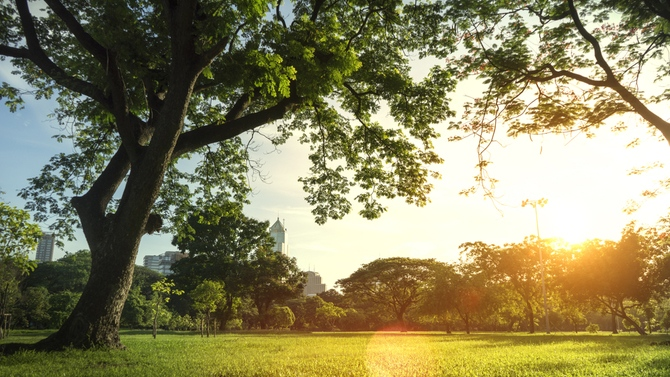
#> input picture data/imgs/arbre.jpg, 670 x 377 px; its folder holds only this picture in this run
$ python main.py
#> lines starting #> are read from the running program, lines starting #| are printed output that depends on the picture
### filters/grayscale.py
import cv2


def filter_grayscale(image):
    """
    Fonction permettant d'appliquer un filtre N&B à l'image.
    Try except permet de gérer les erreurs et de ne pas arrêter le programme.
    :param image: Appliquer le filtre N&B sur l'image.
    :return: Renvoie l'image filtrée et la stock dans le dossier data/output.
    """
    try:
        image_gray = cv2.cvtColor(image, cv2.COLOR_BGR2GRAY)

        return image_gray
    except cv2.error as e:
        print('Fichier inexsistant')

### filters/blur.py
import cv2


def filter_blur(image):
    """
    Fonction permettant d'appliquer un filtre flou à l'image.
    Try except permet de gérer les erreurs et de ne pas arrêter le programme.
    :param image: Appliquer le filtre flou sur l'image.
    :return: Renvoie l'image filtrée et l'enregistre dans le dossier data/output.
    """
    try:
        gaussian_blur = cv2.GaussianBlur(image, (77, 13), 0)

        return gaussian_blur
    except cv2.error as e:
        print("Le fichier n'est pas une image")

### filters/dilate.py
import cv2
import numpy as np


def filter_dilate(image):
    """
    Fonction permettant d'appliquer un filtre de dilatation à l'image.
    Try except permet de gérer les erreurs et de ne pas arrêter le programme.
    :param image: Appliquer le filtre de dilatation sur l'image.
    :return: Renvoie l'image filtrée et la stock dans le dossier data/output.
    """
    try:
        kernel = np.ones((7, 7), 'uint8')

        dilate_image = cv2.dilate(image, kernel, iterations=2)
        #cv2.imshow('Dilated Image', dilate_image)
        #cv2.waitKey(0)
        #cv2.destroyAllWindows()

        return dilate_image
    except ValueError as e:
        print("Dimension non valide")

### logger.py
from datetime import datetime


# Variable permettant de récupérer et stocker les messages dans imagefilter.log
log_file = "imagefilter.log"

def log(msg):
    """
    Fonction permettant de répertorier les actions du code
    dans un fichier imagefilter.log.
    :param msg: Message apparaissant dnas le fichier .log avec la date et heure.
    """
    now = datetime.now()
    timestamp = now.strftime('%Y/%m/%d %H:%M:%S')
    formatted = f'{timestamp} - {msg}'
    with open(log_file, 'a') as f:
        f.write(formatted + '\n')

### main.py
import cv2
import os
import sys
import logger
from filters import grayscale, blur, dilate


# Variable permettant de récupérer et stocker les images originales.
input_dir = "data/imgs"


# Permets de récupérer et d'afficher les arguments grâce à la CLI.
args = sys.argv
print(f"args={args}")
for i in range(0, len(args)):
    print(args[i])
    if args[i] == '-h':
        print('Aide de mon programme :')
        print("-i : Le dossier d'images originales à filtrer")
        print("-o : Le dossier d'images filtrées et enregistrées.")
        sys.exit()

    if args[i] == '-i' and len(args) >= i + 1:
        print("Dossier d'images originales à filtrer :")
        print("Ce dossier contient les images originales qui doivent être filtrées.")
        print("Plusieurs filtres sont disponibles :")
        print("- Grayscale permet d'appliquer un flitre noir et blanc,")
        print("- Blur permet d'appliquer un filtre flou,")
        print("- Dilate permet de dilater l'image.")
        print("Une fois le filtre appliqué, l'image filtré est automatiquement enregistrer dans le dossier data/output.")
        i = 0

    if args[i] == '-o' and len(args) >= i + 1:
        print("Dossier d'images filtrées et enregistrées :")
        print("Ce dossier contient les images filtrées et enregistrées.")
        print("Une fois le filtre appliqué, l'image filtré est automatiquement enregistrer dans ce dossier (data/output).")
        i = 0


# Parcours la liste et ajoute chaque filtres à chaques images.
files = os.listdir(input_dir)
print(files)
for f in files:
    file_path = f"{input_dir}/{f}"

    # 1. Ouvrir le fichier => extraire l'image
    # image => image originale
    image = cv2.imread(file_path)
#> image is the input picture: shape (377, 670, 3); mean B, G, R 95.1, 132.4, 137.5
    logger.log(f'Ouverture du fichier {file_path}')

    # 2. Appliquer le filtre sur l'image
    # image => maintenant l'image est filtrée
    image = grayscale.filter_grayscale(image)
#> in filter_grayscale, `image_gray = cv2.cvtColor(image, cv2.COLOR_BGR2GRAY)`:
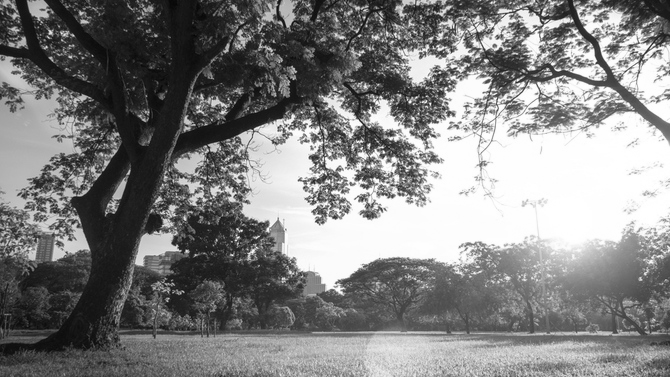
#> image_gray: shape (377, 670); min 4, max 255, mean 129.7
    image = blur.filter_blur(image)
#> in filter_blur, `gaussian_blur = cv2.GaussianBlur(image, (77, 13), 0)`:
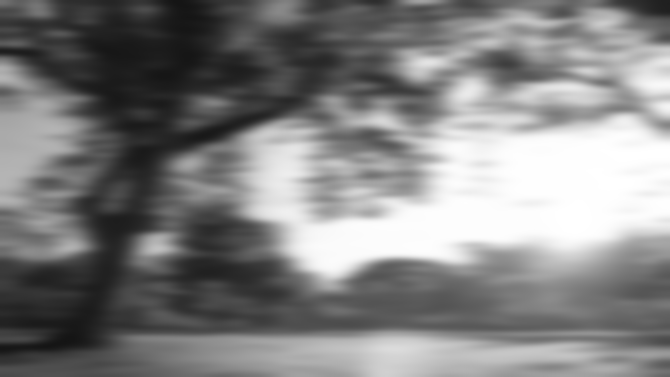
#> gaussian_blur: shape (377, 670); min 20, max 255, mean 129.7
    image = dilate.filter_dilate(image)
#> in filter_dilate, `dilate_image = cv2.dilate(image, kernel, iterations=2)`:
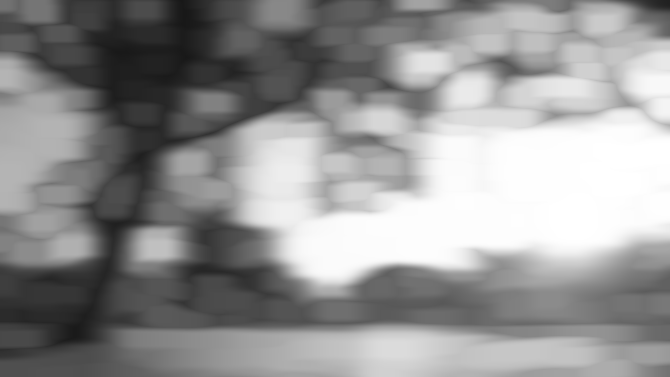
#> dilate_image: shape (377, 670); min 24, max 255, mean 147.4
    logger.log(f'Application du filtre {file_path}')

    # 3. Enregister l'image filtrée dans le dossier
    cv2.imwrite(f"data/output/{f}",image)
    logger.log(f"Enregistrement de l'image {file_path}")

$ run again, on data/imgs/montagne.jpg
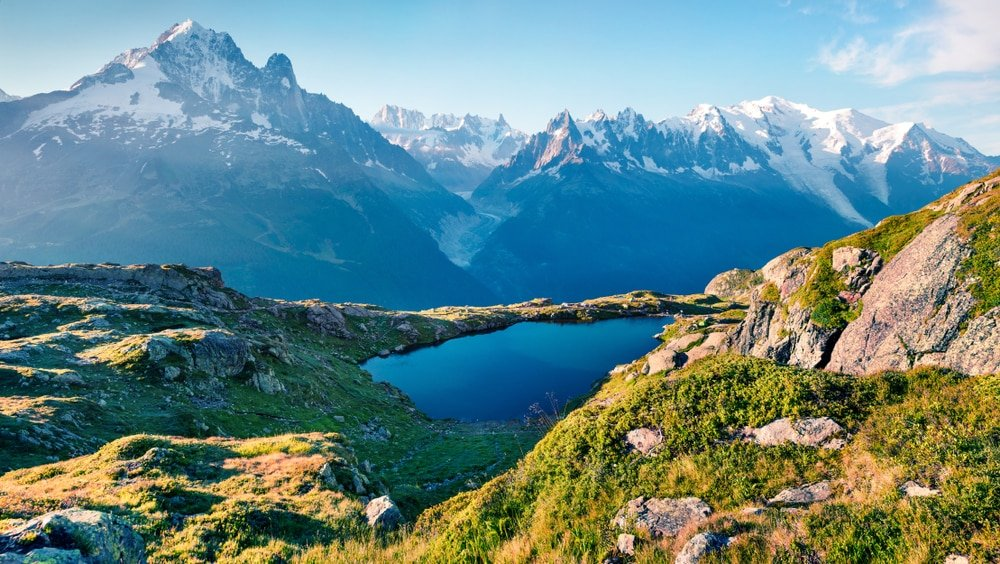
#> input picture data/imgs/montagne.jpg, 1000 x 564 px
#> image is the input picture: shape (564, 1000, 3); mean B, G, R 135.1, 135.7, 103.2
#> in filter_blur, `gaussian_blur = cv2.GaussianBlur(image, (77, 13), 0)`:
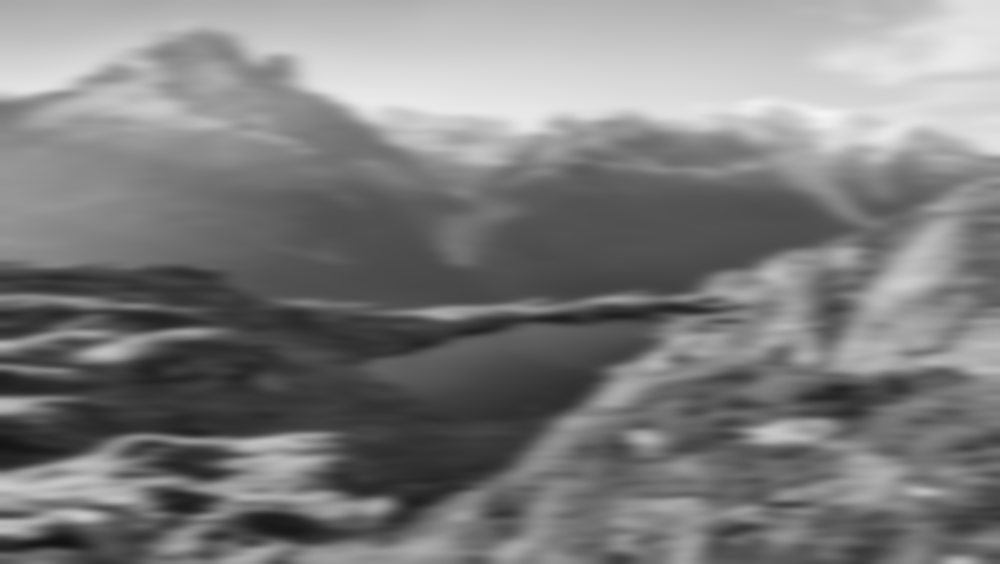
#> gaussian_blur: shape (564, 1000); min 17, max 245, mean 125.9
#> in filter_dilate, `dilate_image = cv2.dilate(image, kernel, iterations=2)`:
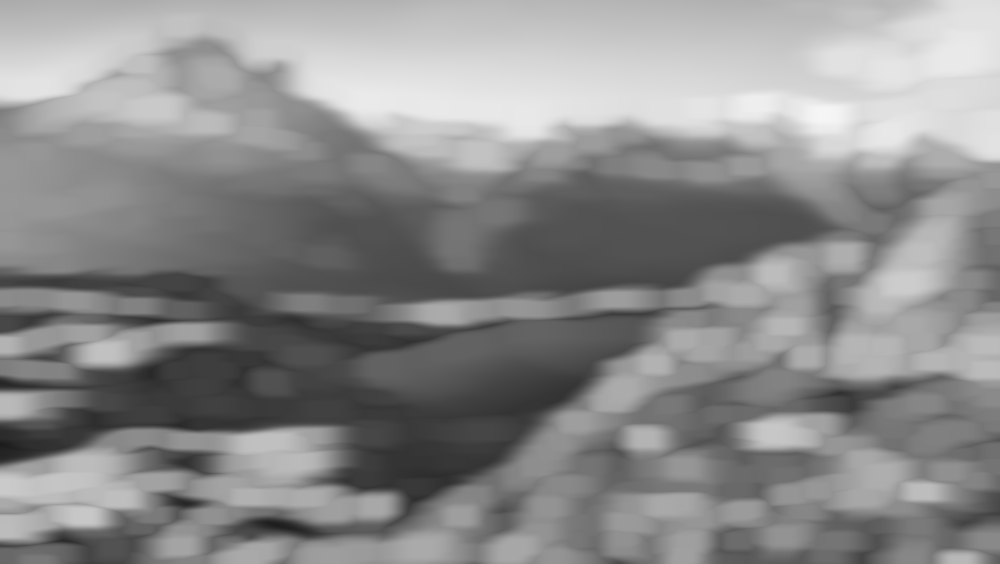
#> dilate_image: shape (564, 1000); min 27, max 245, mean 139.6

$ run again, on data/imgs/neige.jpg
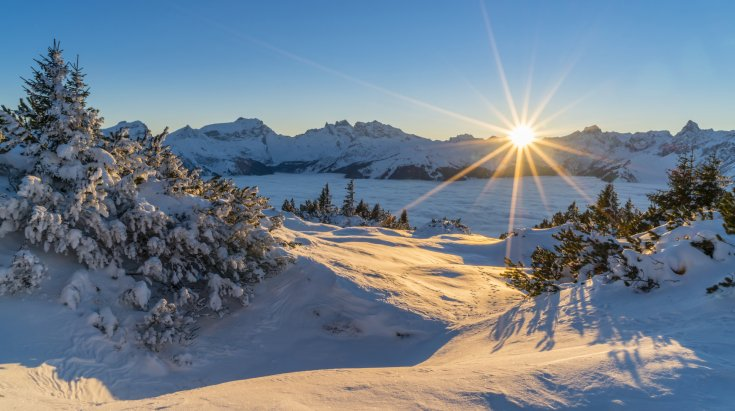
#> input picture data/imgs/neige.jpg, 735 x 411 px
#> image is the input picture: shape (411, 735, 3); mean B, G, R 140.9, 126.5, 112.2
#> in filter_blur, `gaussian_blur = cv2.GaussianBlur(image, (77, 13), 0)`:
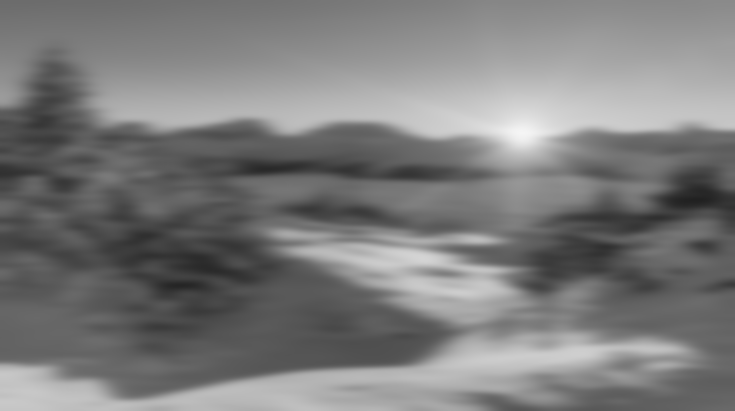
#> gaussian_blur: shape (411, 735); min 33, max 245, mean 123.8
#> in filter_dilate, `dilate_image = cv2.dilate(image, kernel, iterations=2)`:
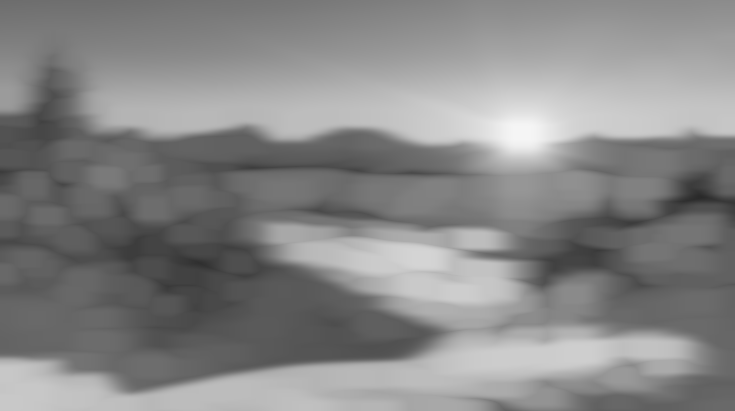
#> dilate_image: shape (411, 735); min 41, max 245, mean 134.8

$ run again, on data/imgs/automne.jpg
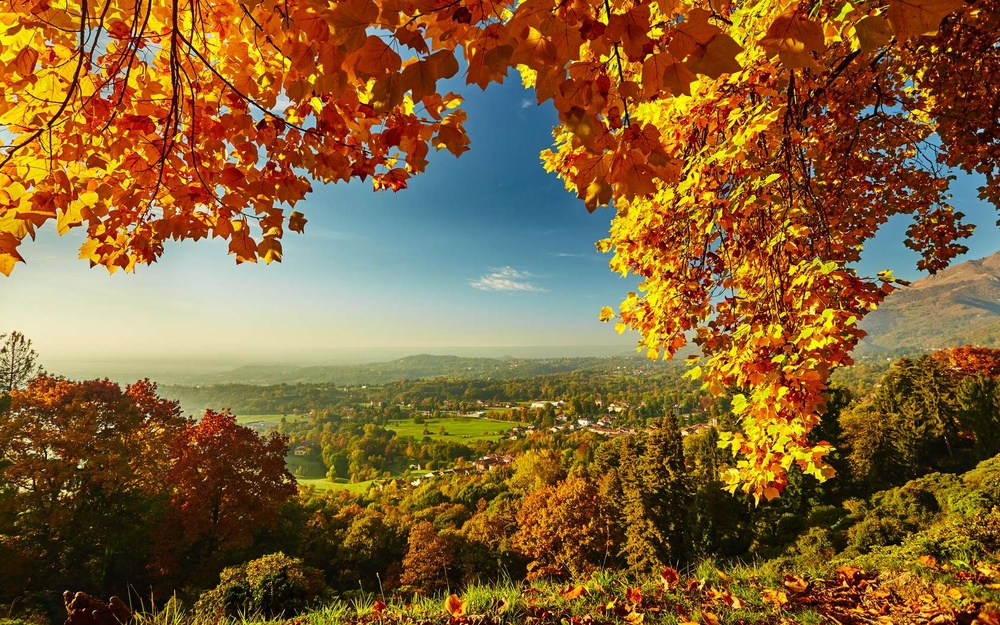
#> input picture data/imgs/automne.jpg, 1000 x 625 px, shrunk from 1688 x 1055 before the run
#> image is the input picture: shape (625, 1000, 3); mean B, G, R 51.9, 97.2, 131.5
#> in filter_grayscale, `image_gray = cv2.cvtColor(image, cv2.COLOR_BGR2GRAY)`:
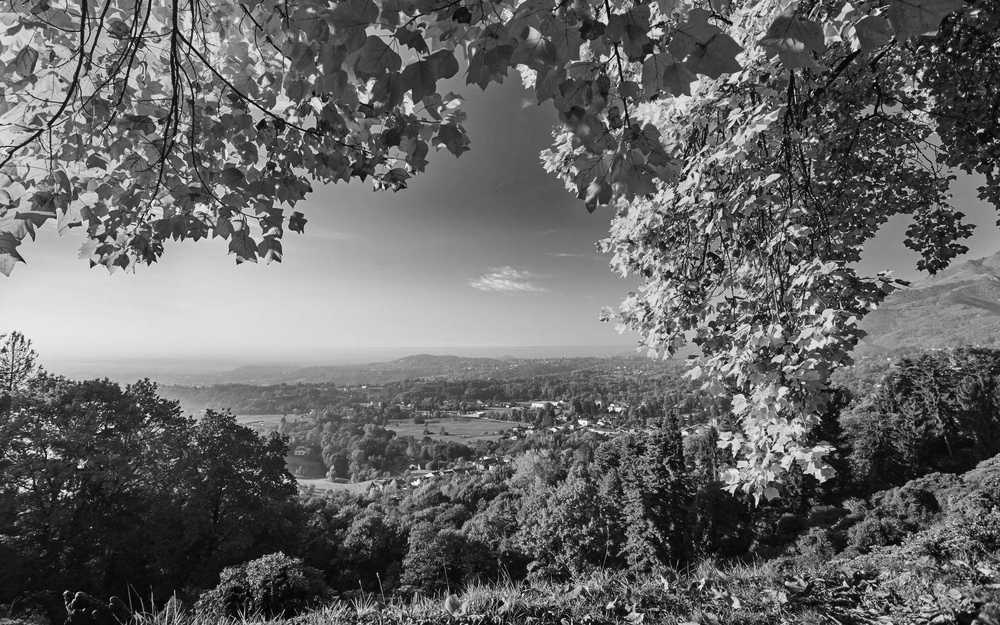
#> image_gray: shape (625, 1000); min 0, max 251, mean 102.3
#> in filter_dilate, `dilate_image = cv2.dilate(image, kernel, iterations=2)`:
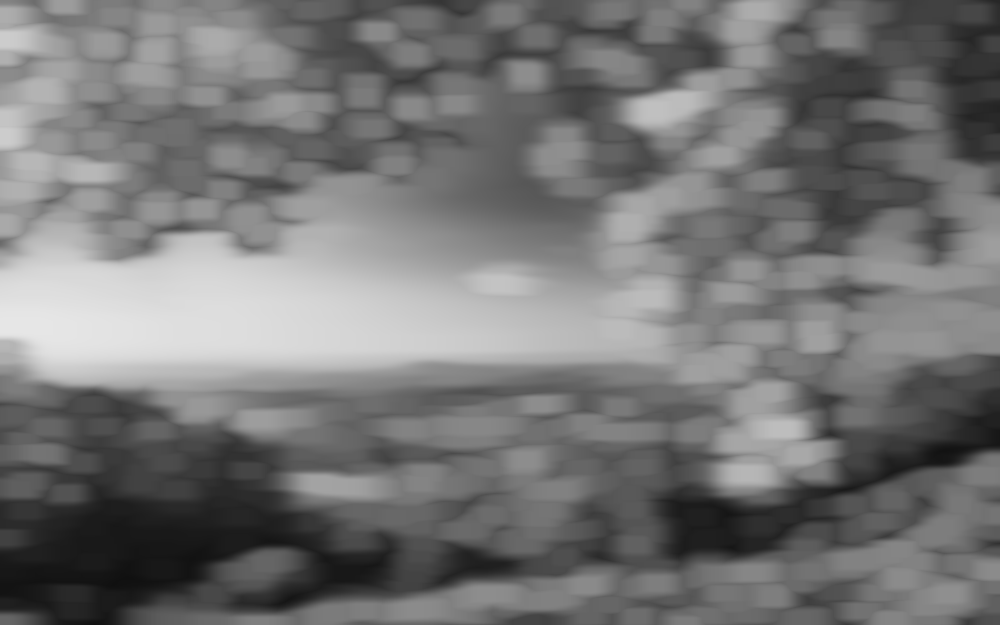
#> dilate_image: shape (625, 1000); min 16, max 230, mean 116.6

$ run again, on data/imgs/desert.jpg
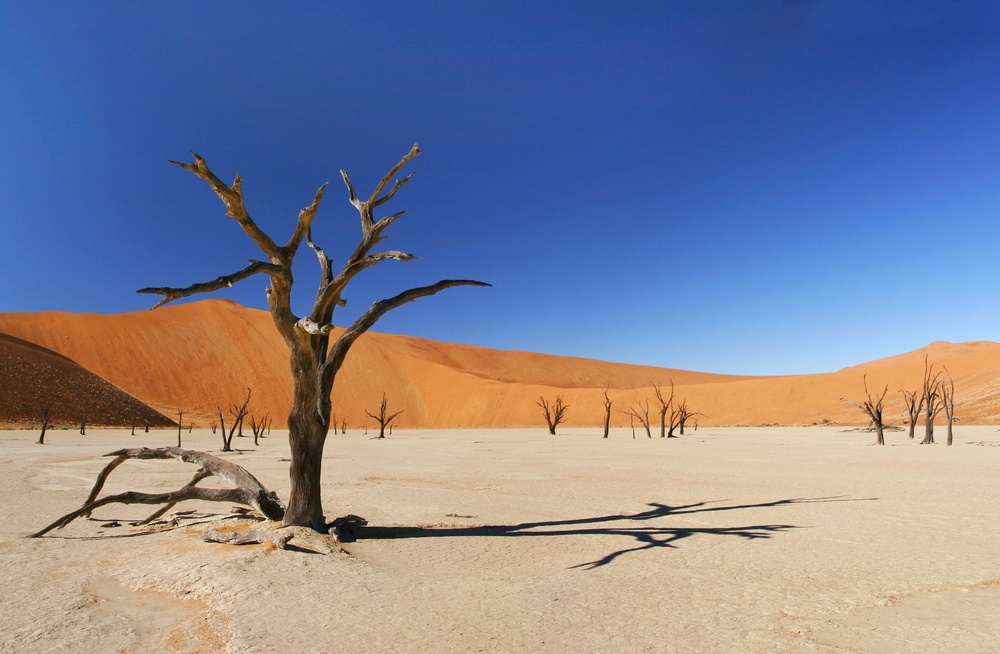
#> input picture data/imgs/desert.jpg, 1000 x 654 px, shrunk from 3200 x 2092 before the run
#> image is the input picture: shape (654, 1000, 3); mean B, G, R 150.7, 130.6, 127.9
#> in filter_blur, `gaussian_blur = cv2.GaussianBlur(image, (77, 13), 0)`:
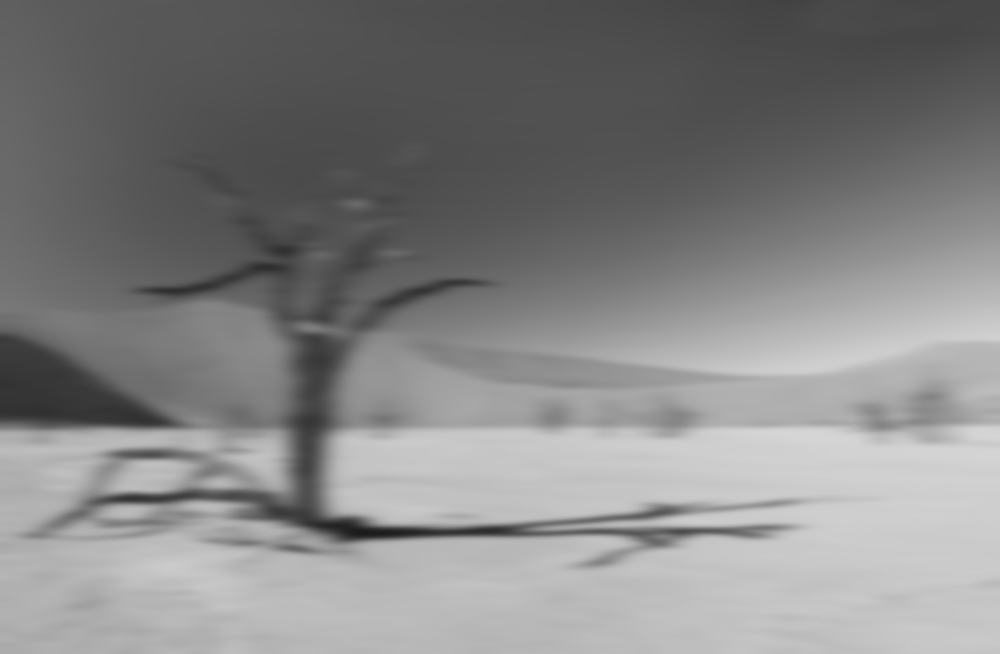
#> gaussian_blur: shape (654, 1000); min 27, max 213, mean 132.1
#> in filter_dilate, `dilate_image = cv2.dilate(image, kernel, iterations=2)`:
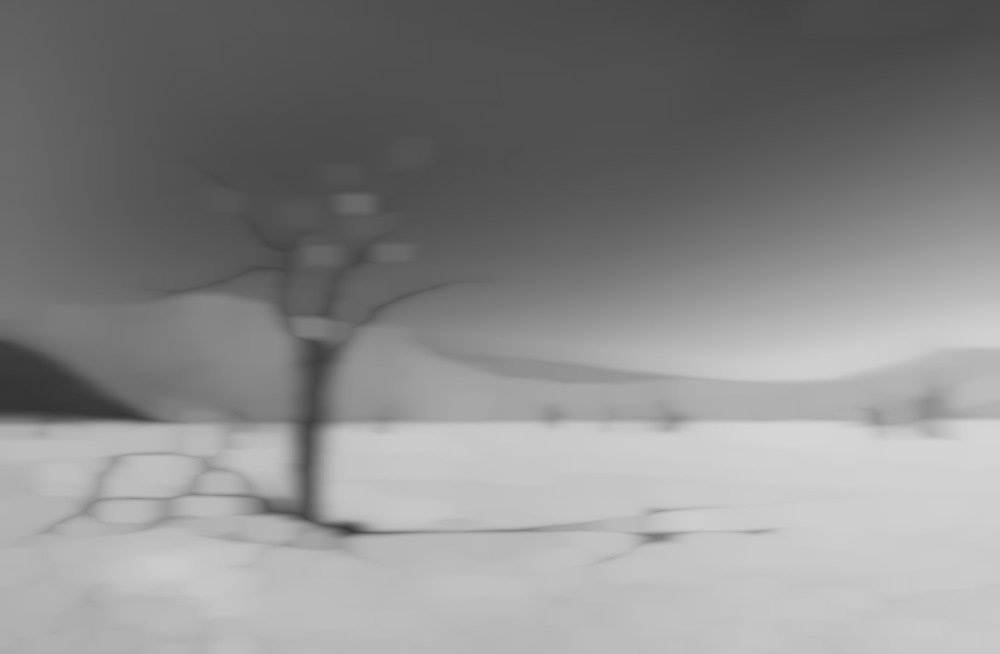
#> dilate_image: shape (654, 1000); min 52, max 213, mean 137.7
